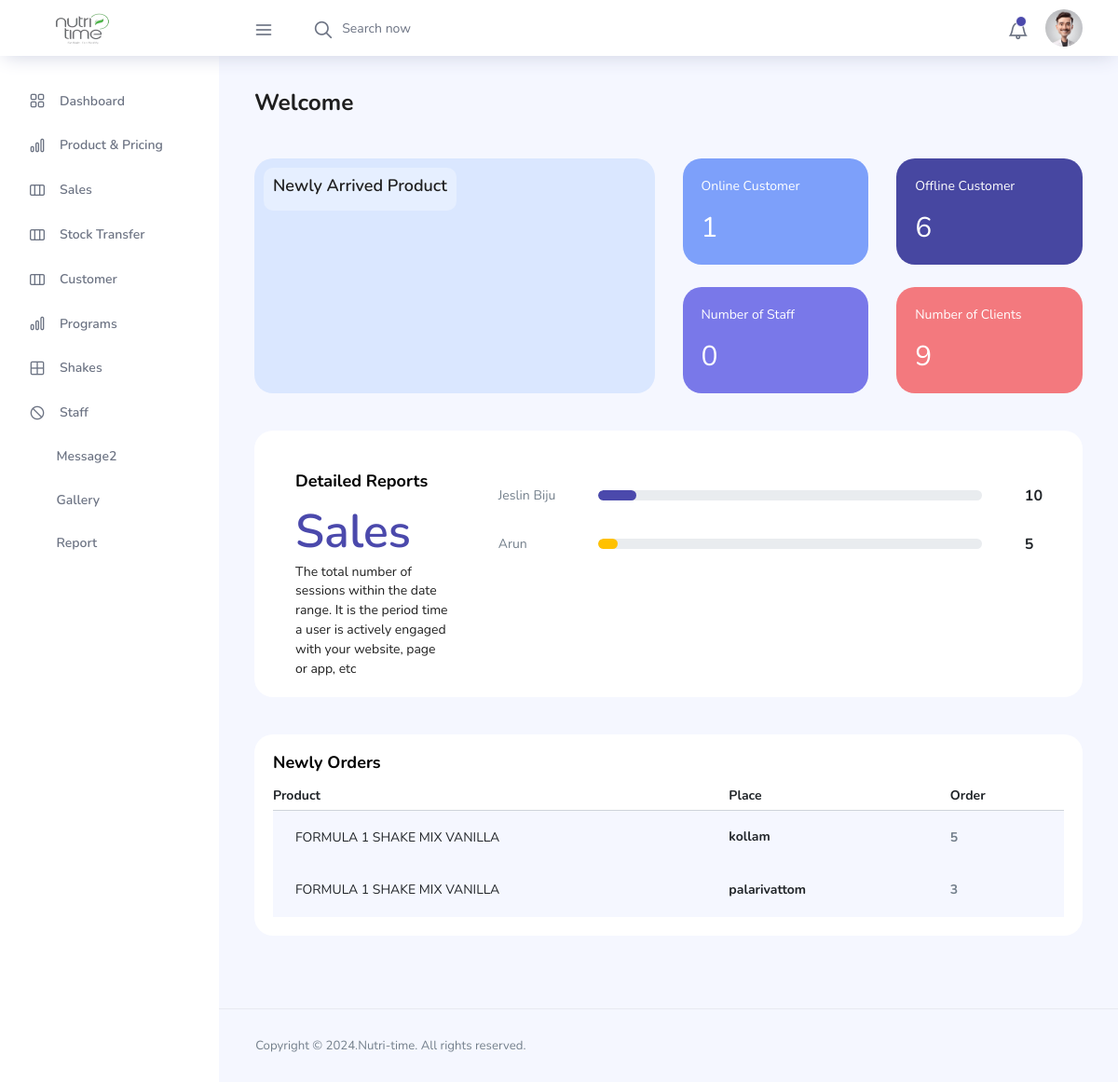
Before: /Admin/pages/admin-dashboard.php (signed in) with the older database file.
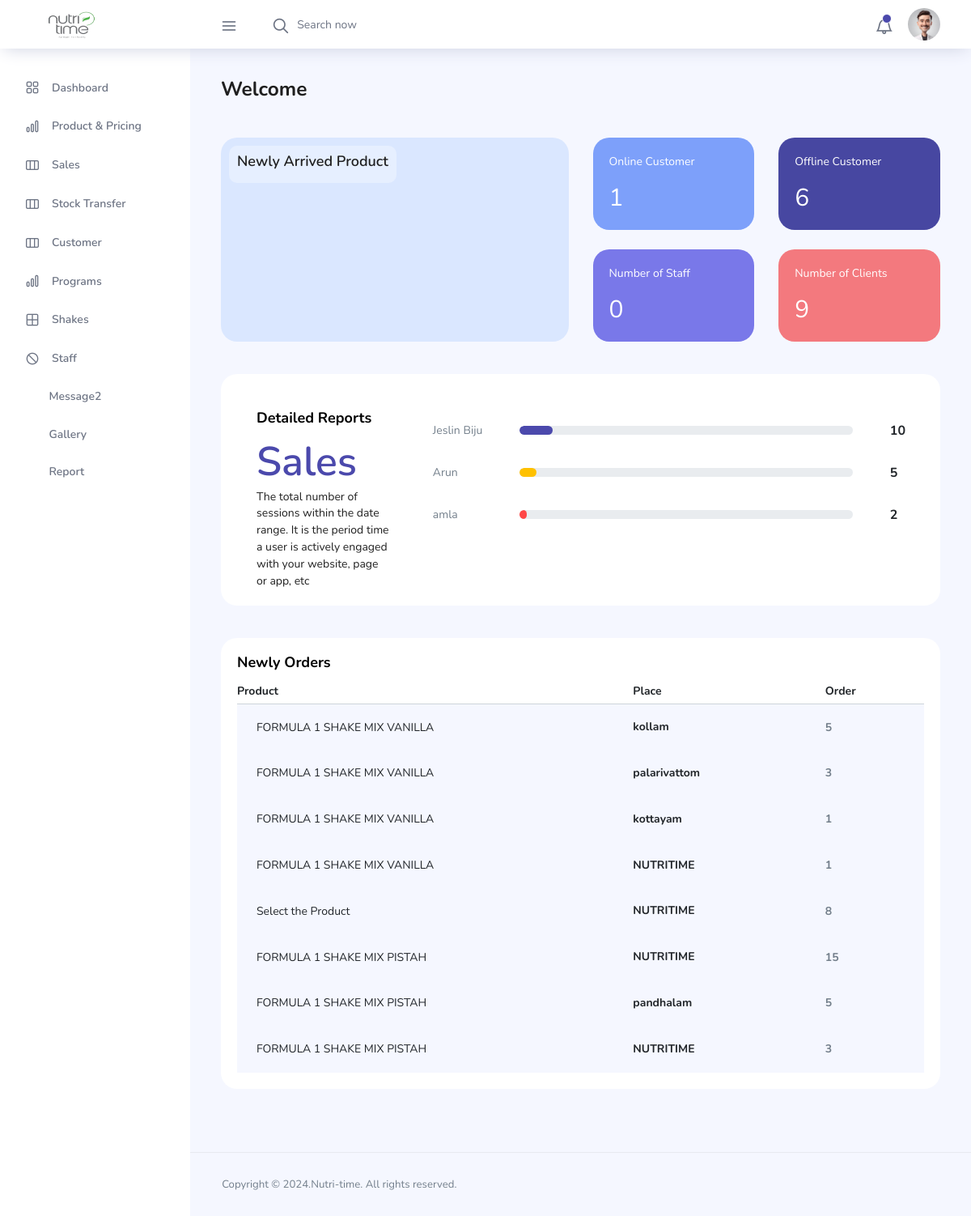
After: the same page with the newer database file.
### tables this page shows
CREATE TABLE `sales` (
  `sales_id` int(11) NOT NULL,
  `sales_proid` int(10) NOT NULL,
  `sales_procode` varchar(20) NOT NULL,
  `sales_proname` varchar(100) NOT NULL,
  `sales_procat` varchar(50) NOT NULL,
  `sales_prosubcat` varchar(50) NOT NULL,
  `sales_mrp` varchar(10) NOT NULL,
  `sales_quan` varchar(10) NOT NULL,
  `sales_curquan` varchar(10) NOT NULL,
  `sales_vp` varchar(20) NOT NULL,
  `sales_vptotal` varchar(10) NOT NULL,
  `sales_gst` varchar(10) NOT NULL,
  `sales_dis` varchar(10) NOT NULL,
  `sales_dispri` varchar(11) NOT NULL,
  `sales_cus` varchar(100) NOT NULL,
  `sales_address` varchar(100) NOT NULL,
  `sales_total` varchar(20) NOT NULL,
  `sales_date` varchar(100) NOT NULL
);

CREATE TABLE `stock` (
  `stock_id` int(11) NOT NULL,
  `stock_proid` int(11) NOT NULL,
  `stock_proname` varchar(100) NOT NULL,
  `stock_quantity` varchar(10) NOT NULL,
  `stock_associate` varchar(100) NOT NULL,
  `stock_price` varchar(10) NOT NULL,
  `stock_total` int(50) NOT NULL,
  `stock_date` date NOT NULL DEFAULT current_timestamp()
);

### Admin/pages/admin-dashboard.php (the view, shortened to what this page needs)
<?php
include './connect.php';
?>
<!DOCTYPE html>
<html lang="en">
<head>
  <link rel="stylesheet" href="../vendors/feather/feather.css">
  <link rel="stylesheet" href="../vendors/ti-icons/css/themify-icons.css">
  <link rel="stylesheet" href="../vendors/css/vendor.bundle.base.css">
  <link rel="stylesheet" href="../css/vertical-layout-light/style.css">
</head>
<body>
  <div class="container-scroller">
    <?php
    include './topbar.php';
    ?>
    <div class="main-panel">
      <div class="content-wrapper">
        <div class="row">
          <div class="col-md-12 grid-margin">
            <div class="row">
              <div class="col-12 col-xl-8 mb-4 mb-xl-0">
                <h3 class="font-weight-bold">Welcome <?php echo $AdminName; ?> </h3>
              </div>
            </div>
          </div>
        </div>
        <div class="row">
          <div class="col-md-6 grid-margin stretch-card">
            <div class="card tale-bg" style="position: relative;">
              <div style="position: absolute; top: 10px; left: 10px; z-index: 1; background-color: rgba(255, 255, 255, 0.322); padding: 10px; border-radius: 10px;">
                <h4>Newly Arrived Product</h4>
              </div>
            </div>
          </div>
          <?php
          $result = $conn->query("SELECT COUNT(*) AS customer_count FROM customer WHERE cust_prgtype = 'Online'");
          $row = $result->fetch_assoc();
          $cateringonline_count = $row['customer_count'];
          $result = $conn->query("SELECT COUNT(*) AS customer_count FROM customer WHERE cust_prgtype = 'Offline'");
          $row = $result->fetch_assoc();
          $customeroffline_count = $row['customer_count'];
          $result = $conn->query("SELECT COUNT(*) AS staff_count FROM staff");
          $row = $result->fetch_assoc();
          $staff_count = $row['staff_count'];
          $result = $conn->query("SELECT COUNT(*) AS customer_count FROM customer");
          $row = $result->fetch_assoc();
          $customer_count = $row['customer_count'];
          ?>
          <div class="col-md-6 grid-margin transparent">
            <div class="row">
              <div class="col-md-6 col-6 mb-4 stretch-card transparent">
                <div class="card card-tale">
                  <div class="card-body">
                    <p class="mb-4">Online Customer</p>
                    <p class="fs-30 mb-2"><?php echo $cateringonline_count; ?></p>
                  </div>
                </div>
              </div>
              <div class="col-md-6 col-6 mb-4 stretch-card transparent">
                <div class="card card-dark-blue">
                  <div class="card-body">
                    <p class="mb-4">Offline Customer</p>
                    <p class="fs-30 mb-2"><?php echo $customeroffline_count; ?></p>
                  </div>
                </div>
              </div>
            </div>
            <div class="row">
              <div class="col-md-6 col-6 mb-4 mb-lg-0 stretch-card transparent">
                <div class="card card-light-blue">
                  <div class="card-body">
                    <p class="mb-4">Number of Staff</p>
                    <p class="fs-30 mb-2"><?php echo $staff_count; ?></p>
                  </div>
                </div>
              </div>
              <div class="col-md-6 col-6 mb-0 stretch-card transparent">
                <div class="card card-light-danger">
                  <div class="card-body">
                    <p class="mb-4">Number of Clients</p>
                    <p class="fs-30 mb-2"><?php echo $customer_count; ?></p>
                  </div>
                </div>
              </div>
            </div>
          </div>
        </div>
        <div class="row">
          <div class="col-md-12 grid-margin stretch-card">
            <div class="card position-relative">
              <div class="card-body">
                <div id="detailedReports" class="carousel slide detailed-report-carousel position-static pt-2" data-ride="carousel">
                  <div class="carousel-inner">
                    <div class="carousel-item active">
                      <div class="row">
                        <div class="col-md-12 col-xl-3 d-flex flex-column justify-content-start">
                          <div class="ml-xl-4 mt-3">
                            <p class="card-title">Detailed Reports</p>
                            <h1 class="text-primary">Sales</h1>
                            <p class="mb-2 mb-xl-0">The total number of sessions within the date range. It is the period time a user is actively engaged with your website, page or app, etc</p>
                          </div>
                        </div>
                        <div class="col-md-12 col-xl-9">
                          <div class="row">
                            <div class="col-md border-right">
                              <div class="table-responsive mb-3 mb-md-0 mt-3">
                              <table class="table table-borderless report-table">
  <?php
  $sql = mysqli_query($conn, "SELECT * FROM sales ORDER BY sales_id ");
  $colors = ['bg-primary', 'bg-warning', 'bg-danger', 'bg-info'];
  $color_index = 0;
  while ($row = mysqli_fetch_assoc($sql)) {
    $sales_cus = $row['sales_cus'];
    $sales_quan = $row['sales_quan'];
    $max_quantity = 100;
    $progress_width = ($sales_quan / $max_quantity) * 100;
  ?>
    <tr>
      <td class="text-muted"><?php echo $sales_cus; ?></td>
      <td class="w-100 px-0">
        <div class="progress progress-md mx-4">
          <div class="progress-bar <?php echo $colors[$color_index]; ?>" role="progressbar" style="width: <?php echo $progress_width; ?>%" aria-valuenow="<?php echo $progress_width; ?>" aria-valuemin="0" aria-valuemax="100"></div>
        </div>
      </td>
      <td>
        <h5 class="font-weight-bold mb-0"><?php echo $sales_quan; ?></h5>
      </td>
    </tr>
  <?php
    $color_index++;
  }
  ?>
</table>
                              </div>
                            </div>
                          </div>
                        </div>
                      </div>
                    </div>
                  </div>
                </div>
              </div>
            </div>
          </div>
        </div>
        <div class="row">
          <div class="col-md stretch-card grid-margin">
            <div class="card">
              <div class="card-body">
                <p class="card-title mb-0">Newly Orders</p>
                <div class="table-responsive">
                  <table class="table table-borderless table-striped">
                    <thead>
                      <tr>
                        <th class="pl-0  pb-2 border-bottom">Product</th>
                        <th class="border-bottom pb-2">Place</th>
                        <th class="border-bottom pb-2">Order</th>
                      </tr>
                    </thead>
                    <tbody>
                      <?php
                      $sql = mysqli_query($conn, "SELECT * FROM stock ORDER BY stock_id ");
                      while ($row = mysqli_fetch_assoc($sql)) {
                        $stock_product = $row['stock_proname'];
                        $stock_quan = $row['stock_quantity'];
                        $stock_location = $row['stock_associate'];
                      ?>
                        <tr>
                          <td class="pl-0 pl-4"><?php echo $stock_product; ?></td>
                          <td>
                            <p class="mb-0"><span class="font-weight-bold mr-2"><?php echo $stock_location; ?></span></p>
                          </td>
                          <td class="text-muted"> <span class="font-weight-bold"><?php echo $stock_quan; ?></span></td>
                        </tr>
                    </tbody>
                  <?php
                      }
                  ?>
                  </table>
                </div>
              </div>
            </div>
          </div>
        </div>
      </div>
      <footer class="footer">
        <div class="d-sm-flex justify-content-center justify-content-sm-between">
          <span class="text-muted text-center text-sm-left d-block d-sm-inline-block">Copyright © 2024.Nutri-time. All rights reserved.</span>
        </div>
      </footer>
    </div>
  </div>
  </div>
</body>
</html>

### Admin/pages/topbar.php (shortened to what this page needs)
<nav class="navbar col-lg-12 col-12 p-0 fixed-top d-flex flex-row">
      <div class="text-center navbar-brand-wrapper d-flex align-items-center justify-content-center">
        <a class="navbar-brand brand-logo mr-5" href="admin-dashboard.php"><img src="../images/icon.png" class="mr-2" alt="logo" width="90"/></a>
      </div>
      <div class="navbar-menu-wrapper d-flex align-items-center justify-content-end">
        <button class="navbar-toggler navbar-toggler align-self-center" type="button" data-toggle="minimize">
          <span class="icon-menu"></span>
        </button>
        <ul class="navbar-nav mr-lg-2">
          <li class="nav-item nav-search d-none d-lg-block">
            <div class="input-group">
              <div class="input-group-prepend hover-cursor" id="navbar-search-icon">
                <span class="input-group-text" id="search">
                  <i class="icon-search"></i>
                </span>
              </div>
              <input type="text" class="form-control" id="navbar-search-input" placeholder="Search now" aria-label="search" aria-describedby="search">
            </div>
          </li>
        </ul>
        <ul class="navbar-nav navbar-nav-right">
          <li class="nav-item dropdown">
            <a class="nav-link count-indicator dropdown-toggle" id="notificationDropdown" href="#" data-toggle="dropdown">
              <i class="icon-bell mx-0"></i>
              <span class="count"></span>
            </a>
          </li>
          <li class="nav-item nav-profile dropdown">
            <a class="nav-link dropdown-toggle" href="#" data-toggle="dropdown" id="profileDropdown">
              <img src="../images/user.jpg" alt="profile"/>
            </a>
          </li>
        </ul>
      </div>
</nav>
    <div class="container-fluid page-body-wrapper">
      <nav class="sidebar sidebar-offcanvas" id="sidebar">
        <ul class="nav">
          <li class="nav-item">
            <a class="nav-link" href="admin-dashboard.php">
              <i class="icon-grid menu-icon"></i>
              <span class="menu-title">Dashboard</span>
              <i class="menu-arrow"></i>
            </a>
          </li>
          <li class="nav-item">
            <a class="nav-link" data-toggle="collapse" href="#pricing" aria-expanded="false" aria-controls="pricing">
              <i class="icon-bar-graph menu-icon"></i>
              <span class="menu-title">Product & Pricing</span>
              <i class="menu-arrow"></i>
            </a>
          </li>
          <li class="nav-item">
            <a class="nav-link" href="admin-sales.php">
              <i class="icon-columns menu-icon"></i>
              <span class="menu-title">Sales</span>
              <i class="menu-arrow"></i>
            </a>
          </li>
          <li class="nav-item">
            <a class="nav-link" href="admin-stocktrans.php">
              <i class="icon-columns menu-icon"></i>
              <span class="menu-title">Stock Transfer</span>
              <i class="menu-arrow"></i>
            </a>
          </li>
          <li class="nav-item">
            <a class="nav-link" href="admin-customer.php">
              <i class="icon-columns menu-icon"></i>
              <span class="menu-title">Customer</span>
              <i class="menu-arrow"></i>
            </a>
          </li>
          <li class="nav-item">
            <a class="nav-link" data-toggle="collapse" href="#program" aria-expanded="false" aria-controls="program">
              <i class="icon-bar-graph menu-icon"></i>
              <span class="menu-title">Programs</span>
              <i class="menu-arrow"></i>
            </a>
          </li>
          <li class="nav-item">
            <a class="nav-link" href="admin-shake.php">
              <i class="icon-grid-2 menu-icon"></i>
              <span class="menu-title">Shakes</span>
              <i class="menu-arrow"></i>
            </a>
          </li>
          <li class="nav-item">
            <a class="nav-link" href="admin-staff.php">
              <i class="icon-ban menu-icon"></i>
              <span class="menu-title">Staff</span>
              <i class="menu-arrow"></i>
            </a>
          </li>
          <li class="nav-item">
            <a class="nav-link" href="admin-message2.php">
              <i class="ti-share menu-icon"></i>
              <span class="menu-title">Message2</span>
              <i class="menu-arrow"></i>
            </a>
          </li>
          <li class="nav-item">
            <a class="nav-link" href="admin-gallery.php">
              <i class="ti-share menu-icon"></i>
              <span class="menu-title">Gallery</span>
              <i class="menu-arrow"></i>
            </a>
          </li>
          <li class="nav-item">
            <a class="nav-link" href="admin-report.php">
              <i class="ti-share menu-icon"></i>
              <span class="menu-title">Report</span>
              <i class="menu-arrow"></i>
            </a>
          </li>
        </ul>
      </nav>

Changed rows visible on the page:
added sales: sales_cus "amla", sales_quan "2"
added stock: stock_proname "FORMULA 1 SHAKE MIX VANILLA", stock_associate "kottayam", stock_quantity "1"
added stock: stock_proname "FORMULA 1 SHAKE MIX VANILLA", stock_associate "NUTRITIME", stock_quantity "1"
added stock: stock_proname "Select the Product", stock_associate "NUTRITIME", stock_quantity "8"
added stock: stock_proname "FORMULA 1 SHAKE MIX PISTAH", stock_associate "NUTRITIME", stock_quantity "15"
added stock: stock_proname "FORMULA 1 SHAKE MIX PISTAH", stock_associate "pandhalam", stock_quantity "5"
added stock: stock_proname "FORMULA 1 SHAKE MIX PISTAH", stock_associate "NUTRITIME", stock_quantity "3"
